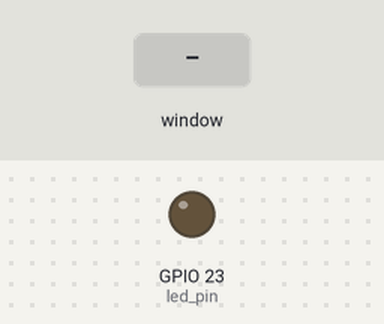
The program below on a simulated Raspberry Pi (BCM pin numbers). Parts: output pins drawn as LEDs (lit = HIGH). The test bench sets the inputs (shaded band). The desktop window is not drawn, its controls go by their first labels and the mouse button is held 0.15 s.

Above: at 1.2 s.
1.3 s: control labelled "Button" in the window clicked
At 2.5 s:
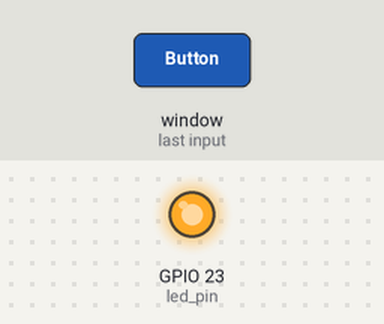
Timing chart, 0 to 4.3 s (numbered marks = the images above; inputs shaded):
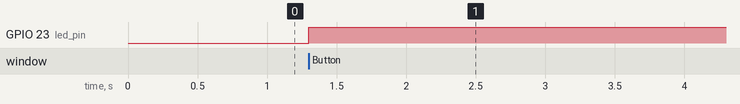

Measured:
- after the input at 1.3 s, GPIO 23 (led_pin): LOW → HIGH at once

The program:

ACT09.py
```python
from tkinter import *
import RPi.GPIO as GPIO

# Declare global variables
val = True

#Use GPIO pin numbering
GPIO.setmode(GPIO.BCM)

#Declare Pin
led_pin = 23

#Set LED pin as output
GPIO.setup(led_pin,GPIO.OUT)
GPIO.output(led_pin,GPIO.LOW)

#Button press
def btnpress():
    global val
    if val == True:
        GPIO.output(led_pin, GPIO.HIGH)
        val = False
    else:
        GPIO.output(led_pin, GPIO.LOW)
        val = True

#Create the main window and its specifications
window = Tk()
window.title('GUI Button Controlled LED')
window.geometry("500x200+750+250")

#Add widgets
btn = Button(window, text="Button", foreground='blue', height=2,
             width = 5, command=btnpress)
btn.place(x=200,y=75)

#Run forever
window.mainloop()

#Release GPIO resources
GPIO.cleanup()
```
